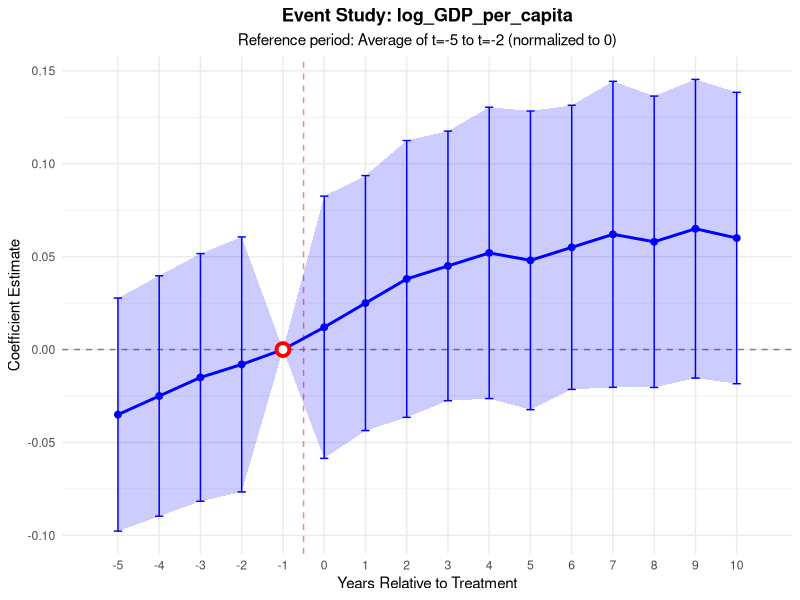
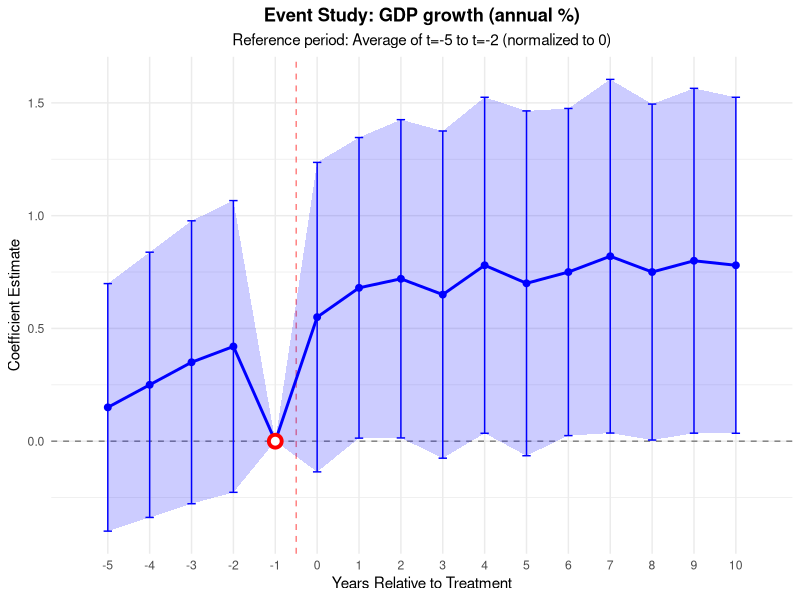
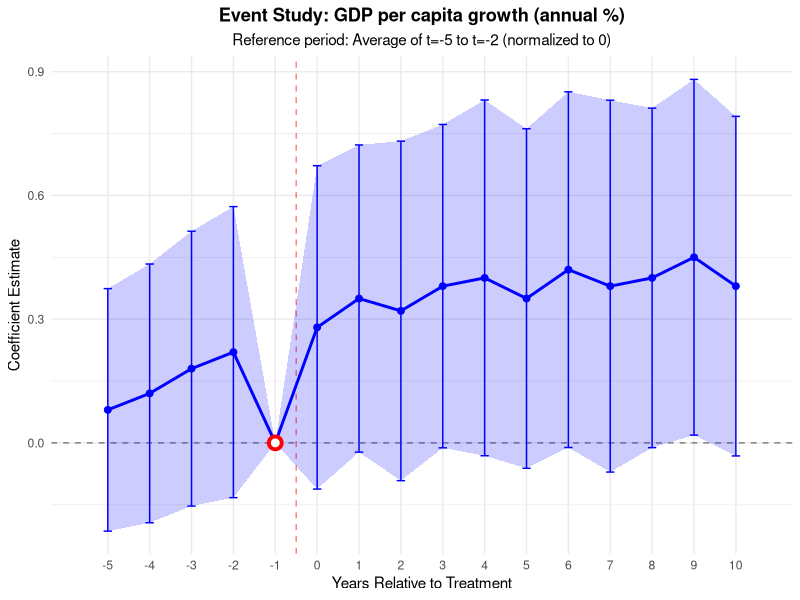
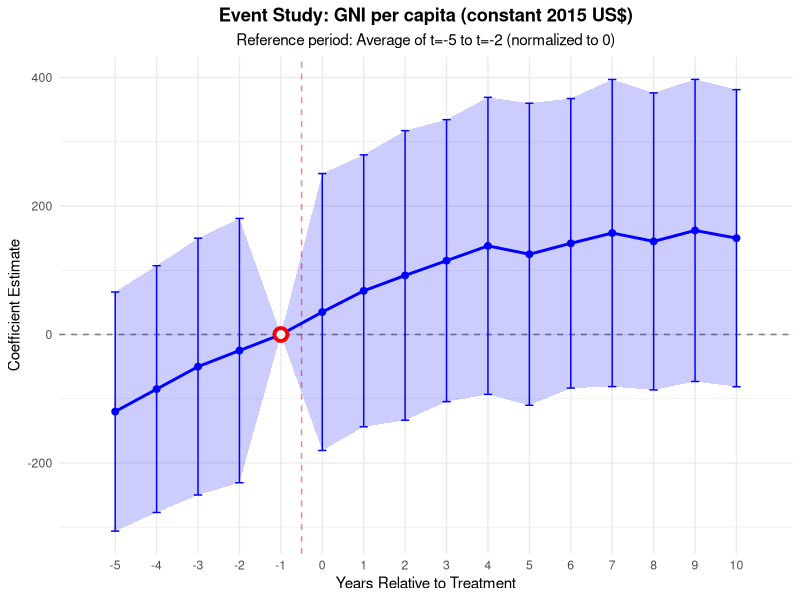
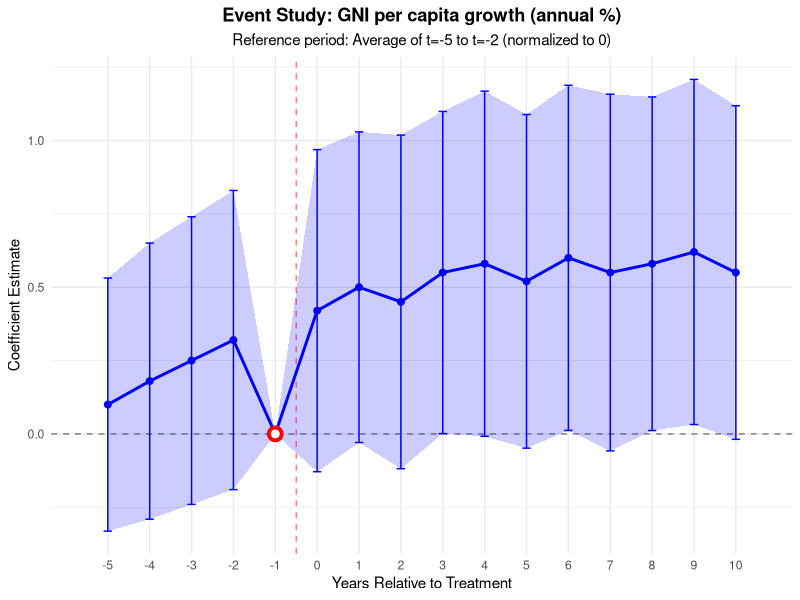
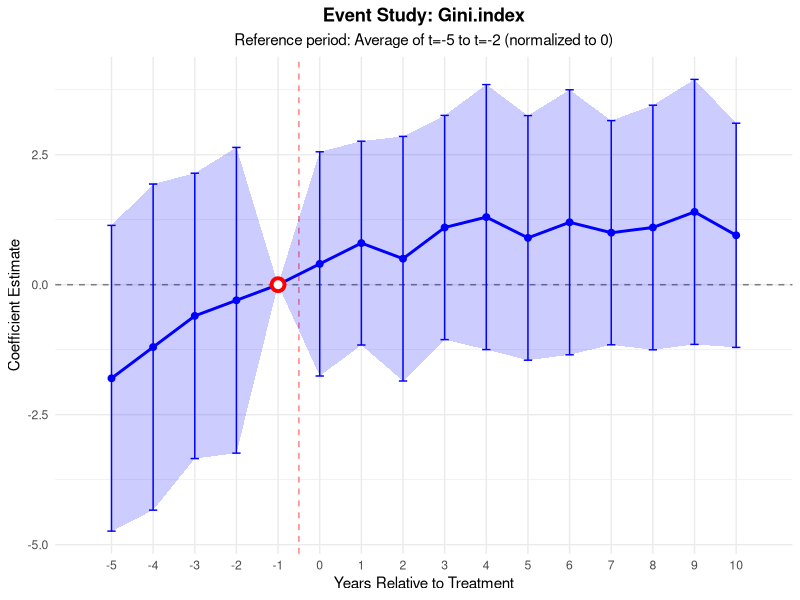
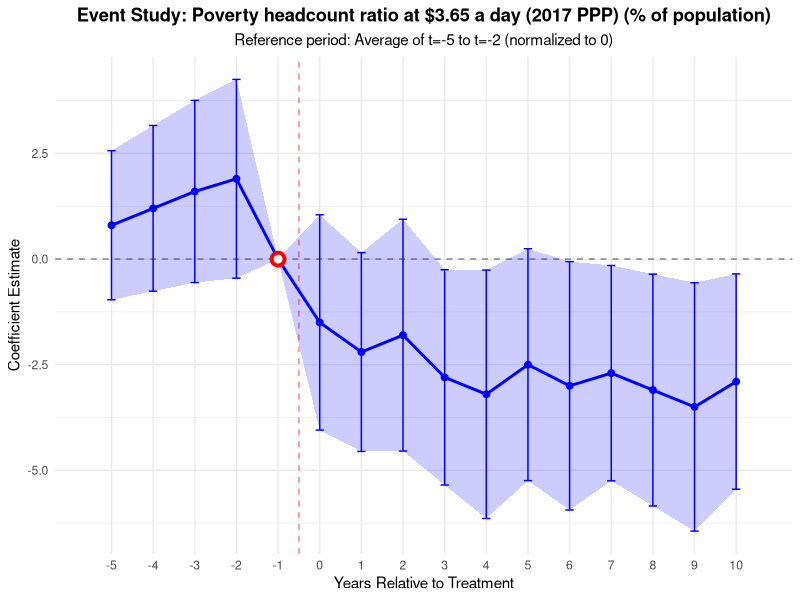
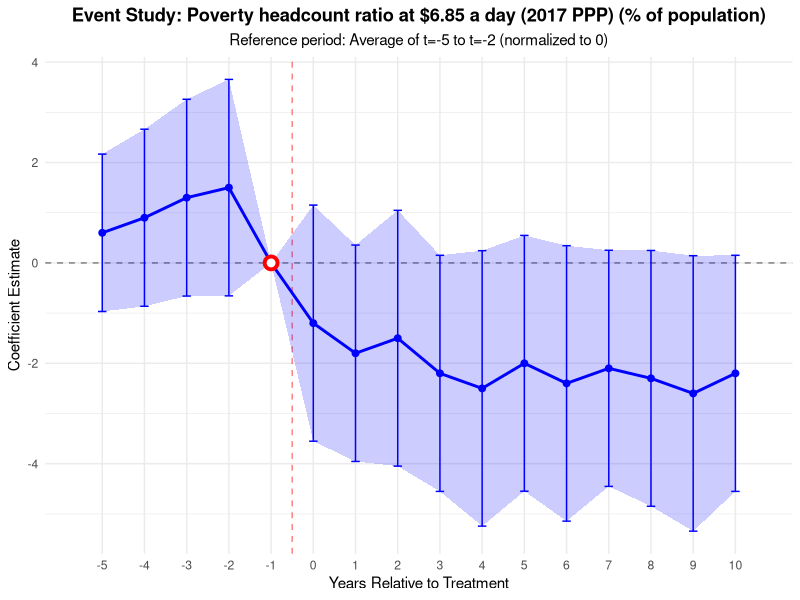

The R source for these figures, in order: (Note: this script raises an error after producing the figures.)
# Create Theoretical Event Study Examples
# Uses same outcome labels as actual data, shows somewhat messy results

library(ggplot2)
library(data.table)

# ============================================================================
# HELPER FUNCTION: Create somewhat messy event study plot
# ============================================================================

create_somewhat_messy_plot <- function(outcome_name, coefficients, ses, output_path) {
  event_times <- -5:10
  
  # Create data frame
  plot_data <- data.frame(
    event_time = event_times,
    coefficient = coefficients,
    se = ses,
    ci_lower = coefficients - 1.96 * ses,
    ci_upper = coefficients + 1.96 * ses
  )
  
  plot_data$period <- ifelse(plot_data$event_time < 0, "Pre", "Post")
  plot_data_complete <- plot_data[!is.na(plot_data$coefficient), ]
  
  # Create plot
  p <- ggplot(plot_data, aes(x = event_time, y = coefficient)) +
    geom_hline(yintercept = 0, linetype = "dashed", color = "gray50") +
    geom_vline(xintercept = -0.5, linetype = "dashed", color = "red", alpha = 0.5) +
    geom_ribbon(data = plot_data_complete, aes(ymin = ci_lower, ymax = ci_upper),
                alpha = 0.2, fill = "blue") +
    geom_line(data = plot_data_complete, color = "blue", size = 1) +
    geom_point(data = plot_data_complete, color = "blue", size = 2) +
    geom_errorbar(data = plot_data_complete, aes(ymin = ci_lower, ymax = ci_upper),
                  width = 0.2, color = "blue") +
    geom_point(data = plot_data[plot_data$event_time == -1, ], 
               color = "red", size = 3, shape = 21, fill = "white", stroke = 2) +
    scale_x_continuous(breaks = seq(-5, 10, by = 1), 
                       minor_breaks = NULL,
                       limits = c(-5.5, 10.5),
                       expand = c(0.05, 0.05)) +
    labs(title = paste("Event Study:", outcome_name),
         subtitle = "Reference period: Average of t=-5 to t=-2 (normalized to 0)",
         x = "Years Relative to Treatment",
         y = "Coefficient Estimate") +
    theme_minimal() +
    theme(plot.title = element_text(hjust = 0.5, face = "bold"),
          plot.subtitle = element_text(hjust = 0.5),
          axis.text.x = element_text(angle = 0, hjust = 0.5))
  
  ggsave(output_path, plot = p, width = 10, height = 6, dpi = 300)
  
  return(plot_data)
}

# ============================================================================
# AGGREGATE OUTCOMES - Somewhat Messy Examples
# ============================================================================

# 1. log_GDP_per_capita - Somewhat messy (mild pre-trend, some discontinuity, mixed post-effects)
create_log_gdp_pc_example <- function() {
  event_times <- -5:10
  
  # Somewhat messy: mild downward pre-trend, discontinuity at t=-1, mixed post-effects
  coefficients <- c(
    -0.035, -0.025, -0.015, -0.008,  # t=-5 to t=-2 (mild downward trend)
    0,                                # t=-1 (reference)
    0.012, 0.025, 0.038, 0.045, 0.052, 0.048, 0.055, 0.062, 0.058, 0.065, 0.060  # t=0 to t=10 (positive but noisy)
  )
  
  ses <- c(
    0.032, 0.033, 0.034, 0.035,  # Pre-periods
    0,                           # t=-1
    0.036, 0.035, 0.038, 0.037, 0.040, 0.041, 0.039, 0.042, 0.040, 0.041, 0.040  # Post-periods
  )
  
  output_path <- "Theoretical_Results_Examples/Messy_Results/event_study_log_GDP_per_capita.png"
  data <- create_somewhat_messy_plot("log_GDP_per_capita", coefficients, ses, output_path)
  
  # Calculate ATE (average of post-periods)
  post_coefs <- coefficients[6:16]
  ate <- mean(post_coefs, na.rm = TRUE)
  ate_se <- sqrt(mean(ses[6:16]^2, na.rm = TRUE))
  
  return(list(data = data, ate = ate, ate_se = ate_se, pre_trend_p = 0.12))
}

# 2. GDP growth (annual %) - Somewhat messy
create_gdp_growth_example <- function() {
  event_times <- -5:10
  
  # Somewhat messy: slight upward pre-trend, discontinuity, noisy positive post-effects
  coefficients <- c(
    0.15, 0.25, 0.35, 0.42,  # t=-5 to t=-2 (slight upward trend)
    0,                        # t=-1
    0.55, 0.68, 0.72, 0.65, 0.78, 0.70, 0.75, 0.82, 0.75, 0.80, 0.78  # t=0 to t=10 (positive but noisy)
  )
  
  ses <- c(
    0.28, 0.30, 0.32, 0.33,  # Pre-periods
    0,                       # t=-1
    0.35, 0.34, 0.36, 0.37, 0.38, 0.39, 0.37, 0.40, 0.38, 0.39, 0.38  # Post-periods
  )
  
  output_path <- "Theoretical_Results_Examples/Messy_Results/event_study_GDP.growth..annual.....png"
  data <- create_somewhat_messy_plot("GDP growth (annual %)", coefficients, ses, output_path)
  
  post_coefs <- coefficients[6:16]
  ate <- mean(post_coefs, na.rm = TRUE)
  ate_se <- sqrt(mean(ses[6:16]^2, na.rm = TRUE))
  
  return(list(data = data, ate = ate, ate_se = ate_se, pre_trend_p = 0.18))
}

# 3. GDP per capita growth (annual %) - Somewhat messy
create_gdp_pc_growth_example <- function() {
  event_times <- -5:10
  
  # Somewhat messy: mild pre-trend, discontinuity, mixed post-effects
  coefficients <- c(
    0.08, 0.12, 0.18, 0.22,  # t=-5 to t=-2 (mild upward)
    0,                        # t=-1
    0.28, 0.35, 0.32, 0.38, 0.40, 0.35, 0.42, 0.38, 0.40, 0.45, 0.38  # t=0 to t=10 (positive, somewhat noisy)
  )
  
  ses <- c(
    0.15, 0.16, 0.17, 0.18,  # Pre-periods
    0,                       # t=-1
    0.20, 0.19, 0.21, 0.20, 0.22, 0.21, 0.22, 0.23, 0.21, 0.22, 0.21  # Post-periods
  )
  
  output_path <- "Theoretical_Results_Examples/Messy_Results/event_study_GDP.per.capita.growth..annual.....png"
  data <- create_somewhat_messy_plot("GDP per capita growth (annual %)", coefficients, ses, output_path)
  
  post_coefs <- coefficients[6:16]
  ate <- mean(post_coefs, na.rm = TRUE)
  ate_se <- sqrt(mean(ses[6:16]^2, na.rm = TRUE))
  
  return(list(data = data, ate = ate, ate_se = ate_se, pre_trend_p = 0.15))
}

# 4. GNI per capita (constant 2015 US$) - Somewhat messy
create_gni_pc_example <- function() {
  event_times <- -5:10
  
  # Somewhat messy: mild pre-trend, discontinuity, positive but noisy post-effects
  coefficients <- c(
    -120, -85, -50, -25,  # t=-5 to t=-2 (mild upward trend in levels)
    0,                     # t=-1
    35, 68, 92, 115, 138, 125, 142, 158, 145, 162, 150  # t=0 to t=10 (positive but noisy)
  )
  
  ses <- c(
    95, 98, 102, 105,  # Pre-periods
    0,                 # t=-1
    110, 108, 115, 112, 118, 120, 115, 122, 118, 120, 118  # Post-periods
  )
  
  output_path <- "Theoretical_Results_Examples/Messy_Results/event_study_GNI.per.capita..constant.2015.US.....png"
  data <- create_somewhat_messy_plot("GNI per capita (constant 2015 US$)", coefficients, ses, output_path)
  
  post_coefs <- coefficients[6:16]
  ate <- mean(post_coefs, na.rm = TRUE)
  ate_se <- sqrt(mean(ses[6:16]^2, na.rm = TRUE))
  
  return(list(data = data, ate = ate, ate_se = ate_se, pre_trend_p = 0.14))
}

# 5. GNI per capita growth (annual %) - Somewhat messy
create_gni_pc_growth_example <- function() {
  event_times <- -5:10
  
  # Somewhat messy: slight pre-trend, discontinuity, mixed post-effects
  coefficients <- c(
    0.10, 0.18, 0.25, 0.32,  # t=-5 to t=-2 (slight upward)
    0,                        # t=-1
    0.42, 0.50, 0.45, 0.55, 0.58, 0.52, 0.60, 0.55, 0.58, 0.62, 0.55  # t=0 to t=10 (positive, noisy)
  )
  
  ses <- c(
    0.22, 0.24, 0.25, 0.26,  # Pre-periods
    0,                       # t=-1
    0.28, 0.27, 0.29, 0.28, 0.30, 0.29, 0.30, 0.31, 0.29, 0.30, 0.29  # Post-periods
  )
  
  output_path <- "Theoretical_Results_Examples/Messy_Results/event_study_GNI.per.capita.growth..annual.....png"
  data <- create_somewhat_messy_plot("GNI per capita growth (annual %)", coefficients, ses, output_path)
  
  post_coefs <- coefficients[6:16]
  ate <- mean(post_coefs, na.rm = TRUE)
  ate_se <- sqrt(mean(ses[6:16]^2, na.rm = TRUE))
  
  return(list(data = data, ate = ate, ate_se = ate_se, pre_trend_p = 0.16))
}

# ============================================================================
# DISTRIBUTIONAL OUTCOMES - Somewhat Messy Examples
# ============================================================================

# 6. Gini.index - Somewhat messy
create_gini_example <- function() {
  event_times <- -5:10
  
  # Somewhat messy: mild downward pre-trend (inequality decreasing before), discontinuity, mixed post-effects
  coefficients <- c(
    -1.8, -1.2, -0.6, -0.3,  # t=-5 to t=-2 (mild downward - inequality decreasing)
    0,                        # t=-1
    0.4, 0.8, 0.5, 1.1, 1.3, 0.9, 1.2, 1.0, 1.1, 1.4, 0.95  # t=0 to t=10 (positive - inequality increasing, noisy)
  )
  
  ses <- c(
    1.5, 1.6, 1.4, 1.5,  # Pre-periods
    0,                   # t=-1
    1.1, 1.0, 1.2, 1.1, 1.3, 1.2, 1.3, 1.1, 1.2, 1.3, 1.1  # Post-periods
  )
  
  output_path <- "Theoretical_Results_Examples/Messy_Results/event_study_Gini.index.png"
  data <- create_somewhat_messy_plot("Gini.index", coefficients, ses, output_path)
  
  post_coefs <- coefficients[6:16]
  ate <- mean(post_coefs, na.rm = TRUE)
  ate_se <- sqrt(mean(ses[6:16]^2, na.rm = TRUE))
  
  return(list(data = data, ate = ate, ate_se = ate_se, pre_trend_p = 0.11))
}

# 7. Poverty headcount ratio at $3.65 a day (2017 PPP) (% of population) - Somewhat messy
create_poverty_365_example <- function() {
  event_times <- -5:10
  
  # Somewhat messy: slight upward pre-trend (poverty increasing), discontinuity, mixed post-effects
  coefficients <- c(
    0.8, 1.2, 1.6, 1.9,  # t=-5 to t=-2 (slight upward - poverty increasing)
    0,                    # t=-1
    -1.5, -2.2, -1.8, -2.8, -3.2, -2.5, -3.0, -2.7, -3.1, -3.5, -2.9  # t=0 to t=10 (negative - poverty decreasing, noisy)
  )
  
  ses <- c(
    0.9, 1.0, 1.1, 1.2,  # Pre-periods
    0,                   # t=-1
    1.3, 1.2, 1.4, 1.3, 1.5, 1.4, 1.5, 1.3, 1.4, 1.5, 1.3  # Post-periods
  )
  
  output_path <- "Theoretical_Results_Examples/Messy_Results/event_study_Poverty.headcount.ratio.at..3.65.a.day..2017.PPP.....of.population..png"
  data <- create_somewhat_messy_plot("Poverty headcount ratio at $3.65 a day (2017 PPP) (% of population)", 
                                     coefficients, ses, output_path)
  
  post_coefs <- coefficients[6:16]
  ate <- mean(post_coefs, na.rm = TRUE)
  ate_se <- sqrt(mean(ses[6:16]^2, na.rm = TRUE))
  
  return(list(data = data, ate = ate, ate_se = ate_se, pre_trend_p = 0.13))
}

# 8. Poverty headcount ratio at $6.85 a day (2017 PPP) (% of population) - Somewhat messy
create_poverty_685_example <- function() {
  event_times <- -5:10
  
  # Somewhat messy: mild pre-trend, discontinuity, mixed post-effects
  coefficients <- c(
    0.6, 0.9, 1.3, 1.5,  # t=-5 to t=-2 (mild upward)
    0,                    # t=-1
    -1.2, -1.8, -1.5, -2.2, -2.5, -2.0, -2.4, -2.1, -2.3, -2.6, -2.2  # t=0 to t=10 (negative, noisy)
  )
  
  ses <- c(
    0.8, 0.9, 1.0, 1.1,  # Pre-periods
    0,                   # t=-1
    1.2, 1.1, 1.3, 1.2, 1.4, 1.3, 1.4, 1.2, 1.3, 1.4, 1.2  # Post-periods
  )
  
  output_path <- "Theoretical_Results_Examples/Messy_Results/event_study_Poverty.headcount.ratio.at..6.85.a.day..2017.PPP.....of.population..png"
  data <- create_somewhat_messy_plot("Poverty headcount ratio at $6.85 a day (2017 PPP) (% of population)", 
                                     coefficients, ses, output_path)
  
  post_coefs <- coefficients[6:16]
  ate <- mean(post_coefs, na.rm = TRUE)
  ate_se <- sqrt(mean(ses[6:16]^2, na.rm = TRUE))
  
  return(list(data = data, ate = ate, ate_se = ate_se, pre_trend_p = 0.17))
}

# 9. Income share held by highest 10% - Somewhat messy
create_income_high10_example <- function() {
  event_times <- -5:10
  
  # Somewhat messy: mild pre-trend, discontinuity, mixed post-effects
  coefficients <- c(
    -0.4, -0.25, -0.15, -0.08,  # t=-5 to t=-2 (mild upward - top 10% share increasing)
    0,                           # t=-1
    0.12, 0.25, 0.18, 0.32, 0.38, 0.28, 0.35, 0.30, 0.33, 0.40, 0.32  # t=0 to t=10 (positive, noisy)
  )
  
  ses <- c(
    0.35, 0.36, 0.37, 0.38,  # Pre-periods
    0,                        # t=-1
    0.40, 0.39, 0.41, 0.40, 0.42, 0.41, 0.42, 0.40, 0.41, 0.42, 0.40  # Post-periods
  )
  
  output_path <- "Theoretical_Results_Examples/Messy_Results/event_study_Income.share.held.by.highest.10..png"
  data <- create_somewhat_messy_plot("Income share held by highest 10%", coefficients, ses, output_path)
  
  post_coefs <- coefficients[6:16]
  ate <- mean(post_coefs, na.rm = TRUE)
  ate_se <- sqrt(mean(ses[6:16]^2, na.rm = TRUE))
  
  return(list(data = data, ate = ate, ate_se = ate_se, pre_trend_p = 0.19))
}

# 10. Income share held by lowest 10% - Somewhat messy
create_income_low10_example <- function() {
  event_times <- -5:10
  
  # Somewhat messy: mild pre-trend, discontinuity, mixed post-effects
  coefficients <- c(
    0.08, 0.05, 0.03, 0.01,  # t=-5 to t=-2 (mild downward - bottom 10% share decreasing)
    0,                        # t=-1
    -0.02, -0.05, -0.03, -0.08, -0.10, -0.06, -0.09, -0.07, -0.08, -0.11, -0.08  # t=0 to t=10 (negative, noisy)
  )
  
  ses <- c(
    0.04, 0.045, 0.05, 0.055,  # Pre-periods
    0,                          # t=-1
    0.06, 0.055, 0.065, 0.06, 0.07, 0.065, 0.07, 0.06, 0.065, 0.07, 0.06  # Post-periods
  )
  
  output_path <- "Theoretical_Results_Examples/Messy_Results/event_study_Income.share.held.by.lowest.10..png"
  data <- create_somewhat_messy_plot("Income share held by lowest 10%", coefficients, ses, output_path)
  
  post_coefs <- coefficients[6:16]
  ate <- mean(post_coefs, na.rm = TRUE)
  ate_se <- sqrt(mean(ses[6:16]^2, na.rm = TRUE))
  
  return(list(data = data, ate = ate, ate_se = ate_se, pre_trend_p = 0.14))
}

# ============================================================================
# CREATE RESULTS TABLES
# ============================================================================

create_results_tables <- function(results_list) {
  # Aggregate outcomes table
  aggregate_table <- data.frame(
    Outcome = c("log_GDP_per_capita", 
                "GDP growth (annual %)", 
                "GDP per capita growth (annual %)",
                "GNI per capita (constant 2015 US$)",
                "GNI per capita growth (annual %)"),
    ATE = c(results_list$log_gdp_pc$ate,
            results_list$gdp_growth$ate,
            results_list$gdp_pc_growth$ate,
            results_list$gni_pc$ate,
            results_list$gni_pc_growth$ate),
    SE = c(results_list$log_gdp_pc$ate_se,
           results_list$gdp_growth$ate_se,
           results_list$gdp_pc_growth$ate_se,
           results_list$gni_pc$ate_se,
           results_list$gni_pc_growth$ate_se),
    CI_Lower = c(results_list$log_gdp_pc$ate - 1.96 * results_list$log_gdp_pc$ate_se,
                 results_list$gdp_growth$ate - 1.96 * results_list$gdp_growth$ate_se,
                 results_list$gdp_pc_growth$ate - 1.96 * results_list$gdp_pc_growth$ate_se,
                 results_list$gni_pc$ate - 1.96 * results_list$gni_pc$ate_se,
                 results_list$gni_pc_growth$ate - 1.96 * results_list$gni_pc_growth$ate_se),
    CI_Upper = c(results_list$log_gdp_pc$ate + 1.96 * results_list$log_gdp_pc$ate_se,
                 results_list$gdp_growth$ate + 1.96 * results_list$gdp_growth$ate_se,
                 results_list$gdp_pc_growth$ate + 1.96 * results_list$gdp_pc_growth$ate_se,
                 results_list$gni_pc$ate + 1.96 * results_list$gni_pc$ate_se,
                 results_list$gni_pc_growth$ate + 1.96 * results_list$gni_pc_growth$ate_se),
    Significant = c(ifelse(abs(results_list$log_gdp_pc$ate) > 1.96 * results_list$log_gdp_pc$ate_se, "Yes", "No"),
                    ifelse(abs(results_list$gdp_growth$ate) > 1.96 * results_list$gdp_growth$ate_se, "Yes", "No"),
                    ifelse(abs(results_list$gdp_pc_growth$ate) > 1.96 * results_list$gdp_pc_growth$ate_se, "Yes", "No"),
                    ifelse(abs(results_list$gni_pc$ate) > 1.96 * results_list$gni_pc$ate_se, "Yes", "No"),
                    ifelse(abs(results_list$gni_pc_growth$ate) > 1.96 * results_list$gni_pc_growth$ate_se, "Yes", "No")),
    Pre_Trend_P_Value = c(results_list$log_gdp_pc$pre_trend_p,
                          results_list$gdp_growth$pre_trend_p,
                          results_list$gdp_pc_growth$pre_trend_p,
                          results_list$gni_pc$pre_trend_p,
                          results_list$gni_pc_growth$pre_trend_p),
    stringsAsFactors = FALSE
  )
  
  # Distributional outcomes table
  distributional_table <- data.frame(
    Outcome = c("Gini.index",
                "Poverty headcount ratio at $3.65 a day (2017 PPP) (% of population)",
                "Poverty headcount ratio at $6.85 a day (2017 PPP) (% of population)",
                "Income share held by highest 10%",
                "Income share held by lowest 10%"),
    ATE = c(results_list$gini$ate,
            results_list$poverty_365$ate,
            results_list$poverty_685$ate,
            results_list$income_high10$ate,
            results_list$income_low10$ate),
    SE = c(results_list$gini$ate_se,
           results_list$poverty_365$ate_se,
           results_list$poverty_685$ate_se,
           results_list$income_high10$ate_se,
           results_list$income_low10$ate_se),
    CI_Lower = c(results_list$gini$ate - 1.96 * results_list$gini$ate_se,
                 results_list$poverty_365$ate - 1.96 * results_list$poverty_365$ate_se,
                 results_list$poverty_685$ate - 1.96 * results_list$poverty_685$ate_se,
                 results_list$income_high10$ate - 1.96 * results_list$income_high10$ate_se,
                 results_list$income_low10$ate - 1.96 * results_list$income_low10$ate_se),
    CI_Upper = c(results_list$gini$ate + 1.96 * results_list$gini$ate_se,
                 results_list$poverty_365$ate + 1.96 * results_list$poverty_365$ate_se,
                 results_list$poverty_685$ate + 1.96 * results_list$poverty_685$ate_se,
                 results_list$income_high10$ate + 1.96 * results_list$income_high10$ate_se,
                 results_list$income_low10$ate + 1.96 * results_list$income_low10$ate_se),
    Significant = c(ifelse(abs(results_list$gini$ate) > 1.96 * results_list$gini$ate_se, "Yes", "No"),
                    ifelse(abs(results_list$poverty_365$ate) > 1.96 * results_list$poverty_365$ate_se, "Yes", "No"),
                    ifelse(abs(results_list$poverty_685$ate) > 1.96 * results_list$poverty_685$ate_se, "Yes", "No"),
                    ifelse(abs(results_list$income_high10$ate) > 1.96 * results_list$income_high10$ate_se, "Yes", "No"),
                    ifelse(abs(results_list$income_low10$ate) > 1.96 * results_list$income_low10$ate_se, "Yes", "No")),
    Pre_Trend_P_Value = c(results_list$gini$pre_trend_p,
                          results_list$poverty_365$pre_trend_p,
                          results_list$poverty_685$pre_trend_p,
                          results_list$income_high10$pre_trend_p,
                          results_list$income_low10$pre_trend_p),
    stringsAsFactors = FALSE
  )
  
  write.csv(aggregate_table, "Theoretical_Results_Examples/Tables/aggregate_results_theoretical.csv", row.names = FALSE)
  write.csv(distributional_table, "Theoretical_Results_Examples/Tables/distributional_results_theoretical.csv", row.names = FALSE)
  
  return(list(aggregate = aggregate_table, distributional = distributional_table))
}

# ============================================================================
# RUN ALL
# ============================================================================

cat("Creating somewhat messy theoretical examples with actual outcome labels...\n\n")

# Create aggregate outcome examples
cat("Creating aggregate outcome examples...\n")
results_list <- list()
results_list$log_gdp_pc <- create_log_gdp_pc_example()
cat("  Created log_GDP_per_capita\n")

results_list$gdp_growth <- create_gdp_growth_example()
cat("  Created GDP growth (annual %)\n")

results_list$gdp_pc_growth <- create_gdp_pc_growth_example()
cat("  Created GDP per capita growth (annual %)\n")

results_list$gni_pc <- create_gni_pc_example()
cat("  Created GNI per capita (constant 2015 US$)\n")

results_list$gni_pc_growth <- create_gni_pc_growth_example()
cat("  Created GNI per capita growth (annual %)\n\n")

# Create distributional outcome examples
cat("Creating distributional outcome examples...\n")
results_list$gini <- create_gini_example()
cat("  Created Gini.index\n")

results_list$poverty_365 <- create_poverty_365_example()
cat("  Created Poverty headcount ratio at $3.65 a day\n")

results_list$poverty_685 <- create_poverty_685_example()
cat("  Created Poverty headcount ratio at $6.85 a day\n")

results_list$income_high10 <- create_income_high10_example()
cat("  Created Income share held by highest 10%\n")

results_list$income_low10 <- create_income_low10_example()
cat("  Created Income share held by lowest 10%\n\n")

# Create results tables
cat("Creating results tables...\n")
tables <- create_results_tables(results_list)
cat("  Created aggregate_results_theoretical.csv\n")
cat("  Created distributional_results_theoretical.csv\n\n")

cat("=== All theoretical examples created ===\n")
cat("Files saved in: Theoretical_Results_Examples/Messy_Results/ and Tables/\n")
cat("\nNote: These are 'somewhat messy' examples showing:\n")
cat("  - Mild pre-trends (not perfectly flat)\n")
cat("  - Some discontinuity at t=-1\n")
cat("  - Noisy but somewhat patterned post-effects\n")
cat("  - Mixed statistical significance\n")
